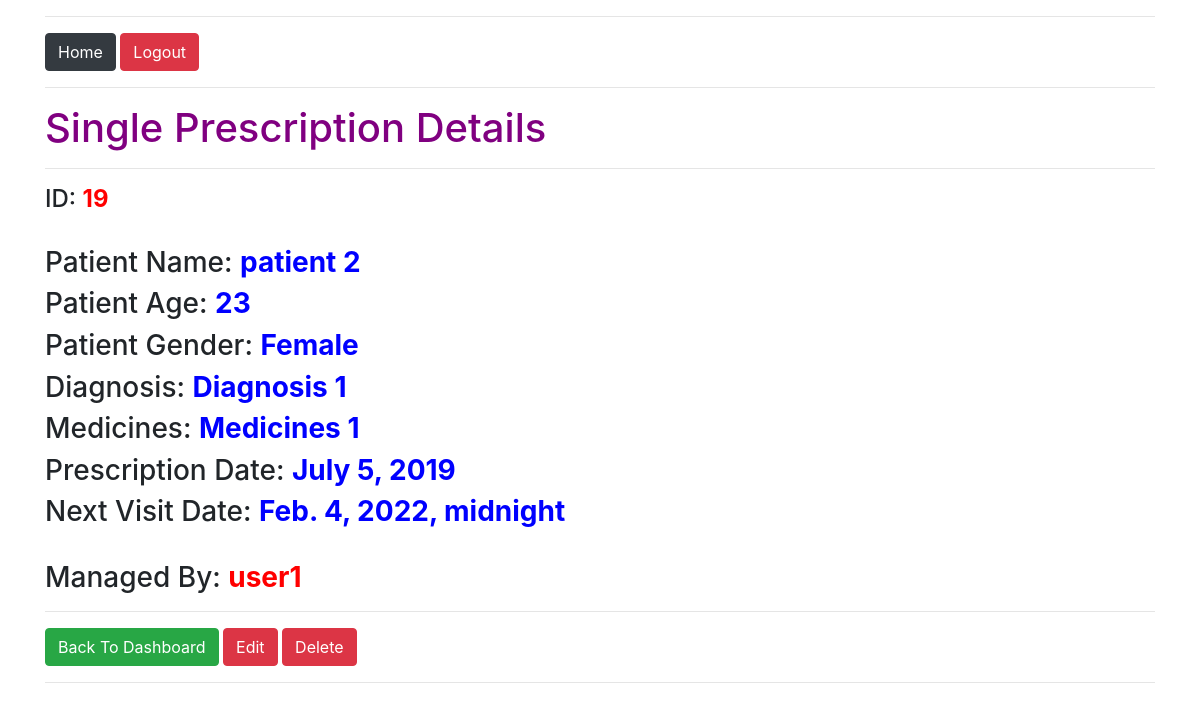
/prescription-details/19/ (signed in), run on the app's committed database.
### prescription/models.py (models this page shows, shortened)
class Prescription(models.Model):
    GENDER_STATUS = (
        ('Male', 'MALE'),
        ('Female', 'FEMALE'),
        ('Other', 'OTHER'),
    )
    prescription_date = models.DateField(default=timezone.now, blank=False)
    patient_name = models.CharField(max_length=50, blank=False)
    patient_age = models.PositiveIntegerField(blank=False)
    patient_gender = models.CharField(max_length=10, choices=GENDER_STATUS, blank=False, default='OTHER')
    diagnosis = models.CharField(max_length=100000)
    medicines = models.CharField(max_length=100000)
    next_visit_date = models.DateTimeField(auto_now_add=False, blank=True)
    user = models.ForeignKey(User, on_delete=models.CASCADE, blank=False, null=True)
    class Meta:
        ordering = ['-id']

### prescription/views.py (the view)
@login_required
def prescription_details(request, id=None):
    single_prescriptions_details = Prescription.objects.get(id=id)
    template = 'prescription/single_prescriptions_details.html'
    context = {'single_prescriptions_details': single_prescriptions_details}
    return render(request, template, context)

### templates/prescription/single_prescriptions_details.html (shortened to what this page needs)
{% extends 'base.html' %}
{% block content %}
    <hr>
    <h1 style="color: purple">Single Prescription Details</h1>
    <hr>
    <h4>ID: <strong style="color: red">{{ single_prescriptions_details.id }}</strong></h4>
    <br>
    <h3>Patient Name: <strong style="color: blue">{{ single_prescriptions_details.patient_name }}</strong></h3>
    <h3>Patient Age: <strong style="color: blue">{{ single_prescriptions_details.patient_age }}</strong></h3>
    <h3>Patient Gender: <strong style="color: blue">{{ single_prescriptions_details.patient_gender }}</strong></h3>
    <h3>Diagnosis: <strong style="color: blue">{{ single_prescriptions_details.diagnosis }}</strong></h3>
    <h3>Medicines: <strong style="color: blue">{{ single_prescriptions_details.medicines }}</strong></h3>
    <h3>Prescription Date: <strong style="color: blue">{{ single_prescriptions_details.prescription_date }}</strong></h3>
    <h3>Next Visit Date: <strong style="color: blue">{{ single_prescriptions_details.next_visit_date }}</strong></h3>
    <br>
    <h3>Managed By: <strong style="color: red">{{ single_prescriptions_details.user.username }}</strong></h3>
    <hr>
    <a href="{% url 'prescription:filtered-prescriptions' id=request.user.id %}">
        <button type="button" class="btn btn-success">Back To Dashboard</button>
    </a>
    <a href="{% url 'prescription:edit' single_prescriptions_details.id %}">
        <button type="button" class="btn btn-danger">Edit</button>
    </a>
    <a href="{% url 'prescription:delete' single_prescriptions_details.id %}">
        <button type="button" class="btn btn-danger">Delete</button>
    </a>
    <br>
    <hr>
{% endblock %}

### data on the page
Prescription: id "19", patient_name "patient 2", patient_age "23", patient_gender "Female", diagnosis "Diagnosis 1", medicines "Medicines 1", prescription_date "July 5, 2019", next_visit_date "Feb. 4, 2022, midnight", user.username "user1"
